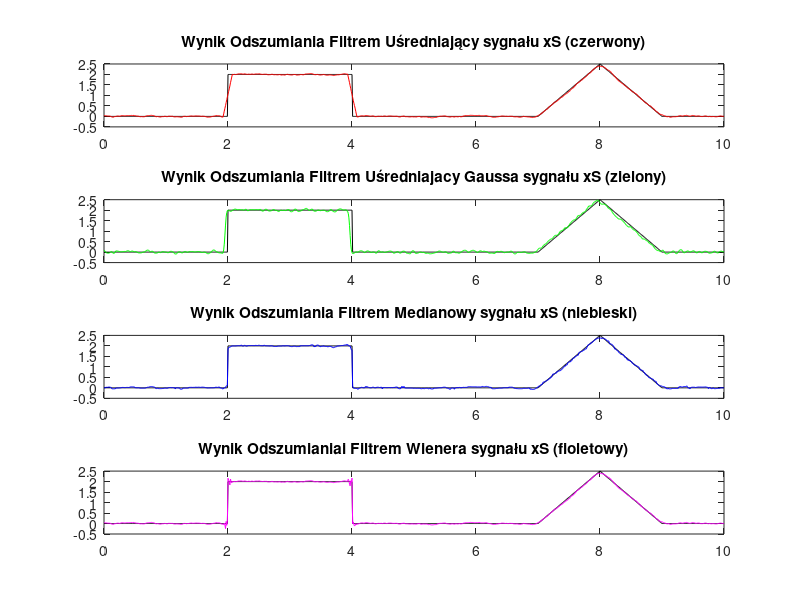
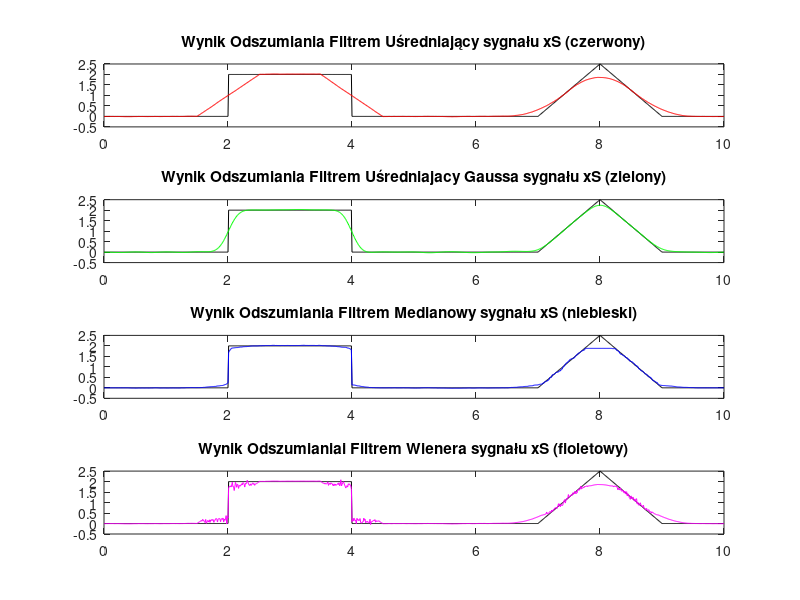
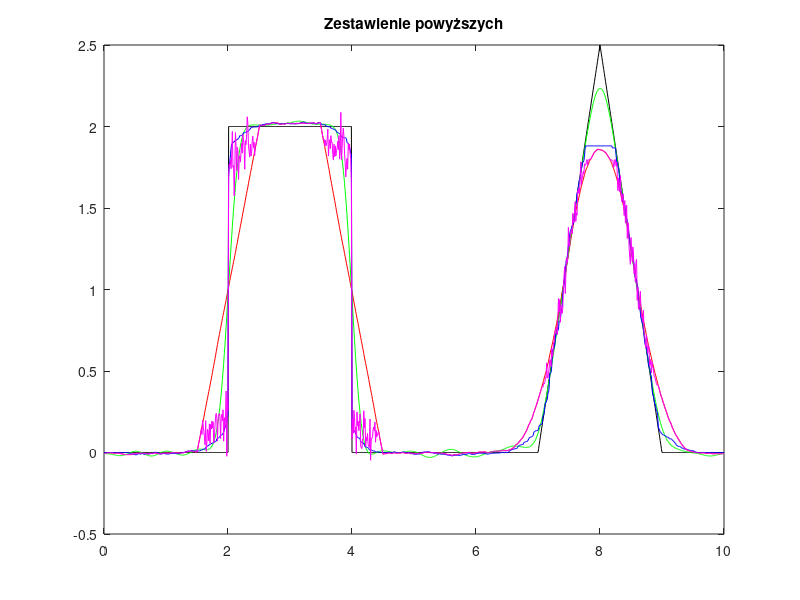
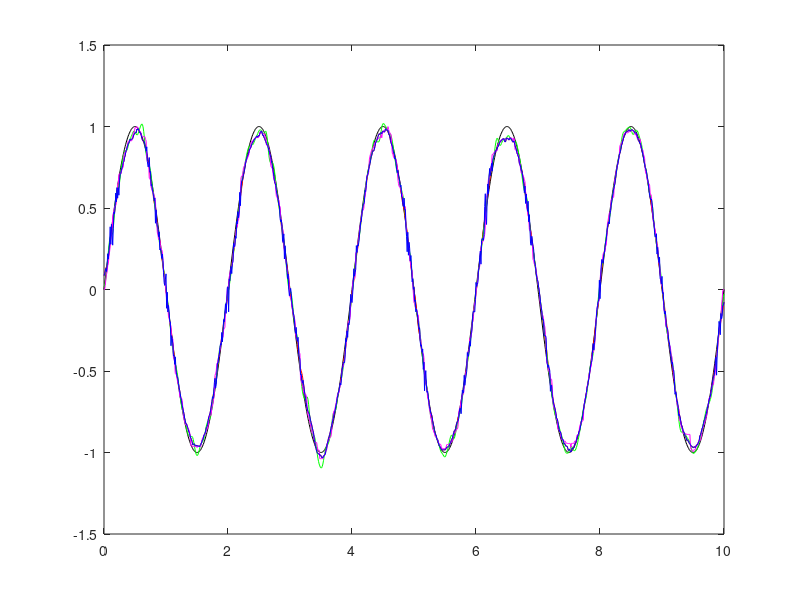

Here is the MATLAB script that generated these plots, in order:
%% I Wstęp i przedstawienie filtrów.
clear; close all; clc;

Fs=100;
t=0:(1/Fs):10;
% Sygnał prostokątny Śr.=3, szer=2, amp=2
x1 = 2.0*(abs(t-3)<=1);
% Stgnał trójkątny, Śr.=8s, szer=2, amp=2.5
x2 = 2.5*(1-abs(t-8)).*(abs(t-8)<1);
%Suma:
x=x1+x2;
%Dodajemy szum Gaussowski:
xS=x+0.1*randn(size(x));
%plot(t,xS,'r',t,x,'b')

%Filtracja liniowa sprowadza się do splotu.
%Rozróżniamy dwa filtry uśredniające w splocie:
%filtr jednorodny i niejednorodny o określonej długości.

%Długość filtru (wielkość maski):
N=15;

%Filtr dolnoprzepustwy uśredniający, gdy mamy sygnał poziomy:
LP=ones(1,N)/N;

%Filtr Gaussa:
N2=floor(N/2);
%odchylenie standardowe:
stdG=N2/4;
%Krok 1) Zwykły rozkład Gaussa:
LPG=exp(-(-N2:N2).^2/(2*stdG*stdG));
%Krok 2) Normalizacja do jedynki:
LPG=LPG/sum(LPG);

%Przefiltrowane sygnały:
%splot sygnału z maską filtru dolnoprzepustowego, (filtr uśredniający):
xA = conv(x,LP,'same');%xA=x average
%Splot sygnału z maską filtru Gaussa, (filtr uśredniający Gaussowski):
xG = conv(x, LPG, 'same');
%Filtr medianowy:
xM=medfilt1(x,N);
%Filtr wienera inaczej Adaptacyjny:
xW=wiener2(x,[1,N]);

%Odszumienie, jak to rozumieć?
%1) degeneracja krawędzi jak najwmiejsza.
%2) Sygnał wejściowy ma przypominać sygnał wyjściowy.

subplot(511), plot(t,x,'k',t,xA,'r');
title("Wynik Filtracji Filtrem Uśredniający sygnału xS (czerwony)");
subplot(512), plot(t,x,'k',t,xG,'g');
title("Wynik Filtracji Filtrem Uśredniajacy Gaussa sygnału xS (zielony)");
subplot(513), plot(t,x,'k',t,xM,'b');
title("Wynik Filtracji Filtrem Medianowy sygnału xS (niebieski)");
subplot(514), plot(t,x,'k',t,xW,'m');
title("Wynik FIltracji Filtrem Wienera sygnału xS (fioletowy)");
subplot(515), plot(t,x,'k',t,xA,'r',t,xG,'g',t,xM,'b',t,xW,'m');
title("Zestawienie powyższych");


%Prostokąt dla filtracji medianowej xM jest idealnie przepisany;
%Trójkąt dla filtracji medianowej xM ścina wierzchołek;
%Dla dużych wartości N, filtracja medianowa xM "zetnie" w całości
%sygnały do 0, pozostałe tak nie zrobią.

%Prostokąt dla filtru wienera xW w górnych rogach pojawiają się "ubytki",
%natomiast w dolnych rograch filtr "rozmywa się";

%dla małej maski N=3, niewiele się zmienia, po zwiększeniu
%do N=35 pojawiają się odchylenia, dla prostokąta
%gauss sie zaokrągla - tworzy się grzbiet gaussa, 
%a z uśredniającego robi się trapez

%% II Odszumienie sygnału za pomocą filtrów.
clear; close all; clc;

Fs=100;
t=0:(1/Fs):10;

x1 = 2.0*(abs(t-3)<=1);
x2 = 2.5*(1-abs(t-8)).*(abs(t-8)<1);
x=x1+x2;

%Dodajemy szum Gaussowski:
xS=x+0.1*randn(size(x));
%plot(t,xS,'r',t,x,'b')

N=15;
LP=ones(1,N)/N;

N2=floor(N/2);
stdG=N2/4;
LPG=exp(-(-N2:N).^2/(2*stdG*stdG));
LPG=LPG/sum(LPG);

%Musimy się zastanowić który z tych filtrów i dla jakiej długości okna
%najlepiej odszumi nasz sygnał xS?

%Filtrujemy sygnał zaszumiony i porównujemy z sygnałem niezaszumionym!
xA=conv(xS,LP,'same');
xG=conv(xS, LPG, 'same');
xM=medfilt1(xS,N);
xW=wiener2(xS,[1,N]);

%Odszumienie, jak to rozumieć?
%1) degeneracja krawędzi jak najwmiejsza.
%2) Sygnał wejściowy ma przypominać sygnał wyjściowy.

subplot(411), plot(t,x,'k',t,xA,'r');
title("Wynik Odszumiania Filtrem Uśredniający sygnału xS (czerwony)");
subplot(412), plot(t,x,'k',t,xG,'g');
title("Wynik Odszumiania Filtrem Uśredniajacy Gaussa sygnału xS (zielony)");
subplot(413), plot(t,x,'k',t,xM,'b');
title("Wynik Odszumiania Filtrem Medianowy sygnału xS (niebieski)");
subplot(414), plot(t,x,'k',t,xW,'m');
title("Wynik Odszumianiai Filtrem Wienera sygnału xS (fioletowy)");

figure;
subplot(111), plot(t,x,'k',t,xA,'r',t,xG,'g',t,xM,'b',t,xW,'m');
title("Zestawienie powyższych");

%subplot(211), plot(t,x,'r',t,xA, 'g',t,xG, 'b');
%subplot(212), plot(t,x,'r',t,xM,'g',t,xW,'b');
%% III Ocena jakości odszumienia.
clear; close all; clc;

Fs=100;
t=0:(1/Fs):10;

x1 = 2.0*(abs(t-3)<1);
x2 = 2.5*(1-abs(t-8)).*(abs(t-8)<1);
x=x1+x2;

xS=x+0.1*randn(size(x));
%plot(t,xS,'r',t,x,'b')

%Dodajemy ocenę za pomocą funkcji oceny, która będzie podana.
%Funkcję oceny mozemy "przypisać" a później wywołać za pomocą tzw. function
%handle: nazwa=@(x,y)
ocena=@(x,xn)sqrt(sum((x-xn).^2)); %xn - xS odszumione
%Tutaj dajemy zeros(length(3:2:101),5) czyli ilość przejść pętli oraz
%liczba filtrów + 1:
wynik=zeros(50,5);
k=1;
%Pętla od 3 do 101 z krokiem 2
for N=3:2:101
    LP=ones(1,N)/N;
    
    N2=floor(N/2);
    stdG=N2/4;
    LPG=exp(-(-N2:N2).^2/(2*stdG*stdG));
    LPG=LPG/sum(LPG);
    
    xA=conv(xS,LP,'same');
    xG=conv(xS, LPG, 'same');
    xM=medfilt1(xS,N);
    xW=wiener2(xS,[1,N]);
    
    wynik(k,1)=N; %Wielkość progu
    wynik(k,2)=ocena(x,xA);
    wynik(k,3)=ocena(x,xG);
    wynik(k,4)=ocena(x,xM);
    wynik(k,5)=ocena(x,xW);
    k=k+1;
end
%ctrl+i przesuwanie bloku kodu w prawo;

subplot(411), plot(t,x,'k',t,xA,'r');
title("Wynik Odszumiania Filtrem Uśredniający sygnału xS (czerwony)");
subplot(412), plot(t,x,'k',t,xG,'g');
title("Wynik Odszumiania Filtrem Uśredniajacy Gaussa sygnału xS (zielony)");
subplot(413), plot(t,x,'k',t,xM,'b');
title("Wynik Odszumiania Filtrem Medianowy sygnału xS (niebieski)");
subplot(414), plot(t,x,'k',t,xW,'m');
title("Wynik Odszumianiai Filtrem Wienera sygnału xS (fioletowy)");

figure;
subplot(111), plot(t,x,'k',t,xA,'r',t,xG,'g',t,xM,'b',t,xW,'m');
title("Zestawienie powyższych");

figure;
plot(wynik(:,1),wynik(:,2:5));
legend('avg','Gauss','Mediana','Wiener');
%% Która filtracja działa najlepiej dla funkcji x=sin(pi*t)
clear; close all; clc;

Fs=100;
t=0:(1/Fs):10;

x=sin(pi*t);

%szum:
xs=x+0.1*randn(size(x));

ocena=@(x,xn)sqrt(sum((x-xn).^2));
wynik=zeros(5,51);
k=1;

for N=21
    LP=ones(1,N)/N;
    
    N2=floor(N/2);
    stdG=N2/4;
    LPG=exp(-(-N2:N2).^2/(2*stdG*stdG));
    LPG=LPG/sum(LPG);
    
    xA=conv(xs,LP,'same');
    xG=conv(xs,LPG,'same');
    xM=medfilt1(xs,N);
    xW=wiener2(xs,[1,N]);
    
    wynik(k,1)=N;
    wynik(k,2)=ocena(x,xA);
    wynik(k,3)=ocena(x,xG);
    wynik(k,4)=ocena(x,xM);
    wynik(k,5)=ocena(x,xW);
    
    k=k+1;
end
plot(t,x,'k',t,xA,'r',t,xG,'g',t,xM,'m',t,xW,'b');

figure;
plot(wynik(:,1), wynik(:,2:5));
legend("avg","Gauss","Median","Wiener");
%Jeżeli nie wyświetla lini na legendzie dodać "opengl software"

%% Szum implusowy:
clear; close all; clc;

Fs=100;
t=0:(1/Fs):10;

x1 = 2.0*(abs(t-3)<1);
x2 = 2.5*(1-abs(t-8)).*(abs(t-8)<1);
x=x1+x2;

%szum impulsowy:
xs=rand(size(x)); %liczby z rozkładu równomiernego od 0 do 1,d=10 amp=0.5
xs=x+0.5*(xs<0.05)-0.5*(xs>0.95);

ocena=@(x,xn)sqrt(sum((x-xn).^2));
wynik=zeros(5,51);
k=1;

for N=5
    LP=ones(1,N)/N;
    
    N2=floor(N/2);
    stdG=N2/4;
    LPG=exp(-(-N2:N2).^2/(2*stdG*stdG));
    LPG=LPG/sum(LPG);
    
    xA=conv(xs,LP,'same');
    xG=conv(xs,LPG,'same');
    xM=medfilt1(xs,N);
    xW=wiener2(xs,[1,N]);
    
    wynik(k,1)=N;
    wynik(k,2)=ocena(x,xA);
    wynik(k,3)=ocena(x,xG);
    wynik(k,4)=ocena(x,xM);
    wynik(k,5)=ocena(x,xW);
    
    k=k+1;
end
plot(t,x,'k',t,xA,'r',t,xG,'g',t,xM,'m',t,xW,'b');

%Dla N=5 najlepiej, NAJLEPSZE FILTRACJA MEDIANOWA ZAWSZE dla małego okna.
figure;
plot(wynik(:,1), wynik(:,2:5));
legend("avg","Gauss","Median","Wiener");
%%
%% I Wstęp i przedstawienie filtrów.
clear; close all; clc;

Fs=100;
t=0:(1/Fs):10;
% Sygnał prostokątny Śr.=3, szer=2, amp=2
x1 = 2.0*(abs(t-3)<=1);
% Stgnał trójkątny, Śr.=8s, szer=2, amp=2.5
x2 = 2.5*(1-abs(t-8)).*(abs(t-8)<1);
%Suma:
x=x1+x2;
%Dodajemy szum Gaussowski:
xS=x+0.1*randn(size(x));
%plot(t,xS,'r',t,x,'b')

%Filtracja liniowa sprowadza się do splotu.
%Rozróżniamy dwa filtry uśredniające w splocie:
%filtr jednorodny i niejednorodny o określonej długości.

%Długość filtru (wielkość maski):
N=15;

%Filtr dolnoprzepustwy uśredniający, gdy mamy sygnał poziomy:
LP=ones(1,N)/N;

%Filtr Gaussa:
N2=floor(N/2);
%odchylenie standardowe:
stdG=N2/4;
%Krok 1) Zwykły rozkład Gaussa:
LPG=exp(-(-N2:N2).^2/(2*stdG*stdG));
%Krok 2) Normalizacja do jedynki:
LPG=LPG/sum(LPG);

%Przefiltrowane sygnały:
%splot sygnału z maską filtru dolnoprzepustowego, (filtr uśredniający):
xA = conv(x,LP,'same');%xA=x average
%Splot sygnału z maską filtru Gaussa, (filtr uśredniający Gaussowski):
xG = conv(x, LPG, 'same');
%Filtr medianowy:
xM=medfilt1(x,N);
%Filtr wienera inaczej Adaptacyjny:
xW=wiener2(x,[1,N]);

%Odszumienie, jak to rozumieć?
%1) degeneracja krawędzi jak najwmiejsza.
%2) Sygnał wejściowy ma przypominać sygnał wyjściowy.

subplot(511), plot(t,x,'k',t,xA,'r');
title("Wynik Filtracji Filtrem Uśredniający sygnału xS (czerwony)");
subplot(512), plot(t,x,'k',t,xG,'g');
title("Wynik Filtracji Filtrem Uśredniajacy Gaussa sygnału xS (zielony)");
subplot(513), plot(t,x,'k',t,xM,'b');
title("Wynik Filtracji Filtrem Medianowy sygnału xS (niebieski)");
subplot(514), plot(t,x,'k',t,xW,'m');
title("Wynik FIltracji Filtrem Wienera sygnału xS (fioletowy)");
subplot(515), plot(t,x,'k',t,xA,'r',t,xG,'g',t,xM,'b',t,xW,'m');
title("Zestawienie powyższych");


%Prostokąt dla filtracji medianowej xM jest idealnie przepisany;
%Trójkąt dla filtracji medianowej xM ścina wierzchołek;
%Dla dużych wartości N, filtracja medianowa xM "zetnie" w całości
%sygnały do 0, pozostałe tak nie zrobią.

%Prostokąt dla filtru wienera xW w górnych rogach pojawiają się "ubytki",
%natomiast w dolnych rograch filtr "rozmywa się";



%dla małej maski N=3, niewiele się zmienia, po zwiększeniu
%do N=35 pojawiają się odchylenia, dla prostokąta
%gauss sie zaokrągla - tworzy się grzbiet gaussa, 
%a z uśredniającego robi się trapez

%% II Odszumienie sygnału za pomocą filtrów.
clear; close all; clc;

Fs=100;
t=0:(1/Fs):10;

x1 = 2.0*(abs(t-3)<=1);
x2 = 2.5*(1-abs(t-8)).*(abs(t-8)<1);
x=x1+x2;

%Dodajemy szum Gaussowski:
xS=x+0.1*randn(size(x));
%plot(t,xS,'r',t,x,'b')

N=15;
LP=ones(1,N)/N;

N2=floor(N/2);
stdG=N2/4;
LPG=exp(-(-N2:N).^2/(2*stdG*stdG));
LPG=LPG/sum(LPG);

%Musimy się zastanowić który z tych filtrów i dla jakiej długości okna
%najlepiej odszumi nasz sygnał xS?

%Filtrujemy sygnał zaszumiony i porównujemy z sygnałem niezaszumionym!
xA=conv(xS,LP,'same');
xG=conv(xS, LPG, 'same');
xM=medfilt1(xS,N);
xW=wiener2(xS,[1,N]);

%Odszumienie, jak to rozumieć?
%1) degeneracja krawędzi jak najwmiejsza.
%2) Sygnał wejściowy ma przypominać sygnał wyjściowy.

subplot(411), plot(t,x,'k',t,xA,'r');
title("Wynik Odszumiania Filtrem Uśredniający sygnału xS (czerwony)");
subplot(412), plot(t,x,'k',t,xG,'g');
title("Wynik Odszumiania Filtrem Uśredniajacy Gaussa sygnału xS (zielony)");
subplot(413), plot(t,x,'k',t,xM,'b');
title("Wynik Odszumiania Filtrem Medianowy sygnału xS (niebieski)");
subplot(414), plot(t,x,'k',t,xW,'m');
title("Wynik Odszumianiai Filtrem Wienera sygnału xS (fioletowy)");

figure;
subplot(111), plot(t,x,'k',t,xA,'r',t,xG,'g',t,xM,'b',t,xW,'m');
title("Zestawienie powyższych");

%subplot(211), plot(t,x,'r',t,xA, 'g',t,xG, 'b');
%subplot(212), plot(t,x,'r',t,xM,'g',t,xW,'b');
%% III Ocena jakości odszumienia.
clear; close all; clc;

Fs=100;
t=0:(1/Fs):10;

x1 = 2.0*(abs(t-3)<1);
x2 = 2.5*(1-abs(t-8)).*(abs(t-8)<1);
x=x1+x2;

xS=x+0.1*randn(size(x));
%plot(t,xS,'r',t,x,'b')

%Dodajemy ocenę za pomocą funkcji oceny, która będzie podana.
%Funkcję oceny mozemy "przypisać" a później wywołać za pomocą tzw. function
%handle: nazwa=@(x,y)
ocena=@(x,xn)sqrt(sum((x-xn).^2)); %xn - xS odszumione
%Tutaj dajemy zeros(length(3:2:101),5) czyli ilość przejść pętli oraz
%liczba filtrów + 1:
wynik=zeros(50,5);
k=1;
%Pętla od 3 do 101 z krokiem 2
for N=3:2:101
    LP=ones(1,N)/N;
    
    N2=floor(N/2);
    stdG=N2/4;
    LPG=exp(-(-N2:N2).^2/(2*stdG*stdG));
    LPG=LPG/sum(LPG);
    
    xA=conv(xS,LP,'same');
    xG=conv(xS, LPG, 'same');
    xM=medfilt1(xS,N);
    xW=wiener2(xS,[1,N]);
    
    wynik(k,1)=N; %Wielkość progu
    wynik(k,2)=ocena(x,xA);
    wynik(k,3)=ocena(x,xG);
    wynik(k,4)=ocena(x,xM);
    wynik(k,5)=ocena(x,xW);
    k=k+1;
end
%ctrl+i przesuwanie bloku kodu w prawo;

subplot(411), plot(t,x,'k',t,xA,'r');
title("Wynik Odszumiania Filtrem Uśredniający sygnału xS (czerwony)");
subplot(412), plot(t,x,'k',t,xG,'g');
title("Wynik Odszumiania Filtrem Uśredniajacy Gaussa sygnału xS (zielony)");
subplot(413), plot(t,x,'k',t,xM,'b');
title("Wynik Odszumiania Filtrem Medianowy sygnału xS (niebieski)");
subplot(414), plot(t,x,'k',t,xW,'m');
title("Wynik Odszumianiai Filtrem Wienera sygnału xS (fioletowy)");

figure;
subplot(111), plot(t,x,'k',t,xA,'r',t,xG,'g',t,xM,'b',t,xW,'m');
title("Zestawienie powyższych");

figure;
plot(wynik(:,1),wynik(:,2:5));
legend('avg','Gauss','Mediana','Wiener');
%% Która filtracja działa najlepiej dla funkcji x=sin(pi*t)
clear; close all; clc;

Fs=100;
t=0:(1/Fs):10;

x=sin(pi*t);

%szum:
xs=x+0.1*randn(size(x));

ocena=@(x,xn)sqrt(sum((x-xn).^2));
wynik=zeros(5,51);
k=1;

for N=21
    LP=ones(1,N)/N;
    
    N2=floor(N/2);
    stdG=N2/4;
    LPG=exp(-(-N2:N2).^2/(2*stdG*stdG));
    LPG=LPG/sum(LPG);
    
    xA=conv(xs,LP,'same');
    xG=conv(xs,LPG,'same');
    xM=medfilt1(xs,N);
    xW=wiener2(xs,[1,N]);
    
    wynik(k,1)=N;
    wynik(k,2)=ocena(x,xA);
    wynik(k,3)=ocena(x,xG);
    wynik(k,4)=ocena(x,xM);
    wynik(k,5)=ocena(x,xW);
    
    k=k+1;
end
plot(t,x,'k',t,xA,'r',t,xG,'g',t,xM,'m',t,xW,'b');

figure;
plot(wynik(:,1), wynik(:,2:5));
legend("avg","Gauss","Median","Wiener");
%Jeżeli nie wyświetla lini na legendzie dodać "opengl software"

%% Szum implusowy:
clear; close all; clc;

Fs=100;
t=0:(1/Fs):10;

x1 = 2.0*(abs(t-3)<1);
x2 = 2.5*(1-abs(t-8)).*(abs(t-8)<1);
x=x1+x2;

%szum impulsowy:
xs=rand(size(x)); %liczby z rozkładu równomiernego od 0 do 1,d=10 amp=0.5
xs=x+0.5*(xs<0.05)-0.5*(xs>0.95);

ocena=@(x,xn)sqrt(sum((x-xn).^2));
wynik=zeros(5,51);
k=1;

for N=5
    LP=ones(1,N)/N;
    
    N2=floor(N/2);
    stdG=N2/4;
    LPG=exp(-(-N2:N2).^2/(2*stdG*stdG));
    LPG=LPG/sum(LPG);
    
    xA=conv(xs,LP,'same');
    xG=conv(xs,LPG,'same');
    xM=medfilt1(xs,N);
    xW=wiener2(xs,[1,N]);
    
    wynik(k,1)=N;
    wynik(k,2)=ocena(x,xA);
    wynik(k,3)=ocena(x,xG);
    wynik(k,4)=ocena(x,xM);
    wynik(k,5)=ocena(x,xW);
    
    k=k+1;
end
plot(t,x,'k',t,xA,'r',t,xG,'g',t,xM,'m',t,xW,'b');

%Dla N=5 najlepiej, NAJLEPSZE FILTRACJA MEDIANOWA ZAWSZE dla małego okna.
figure;
plot(wynik(:,1), wynik(:,2:5));
legend("avg","Gauss","Median","Wiener");